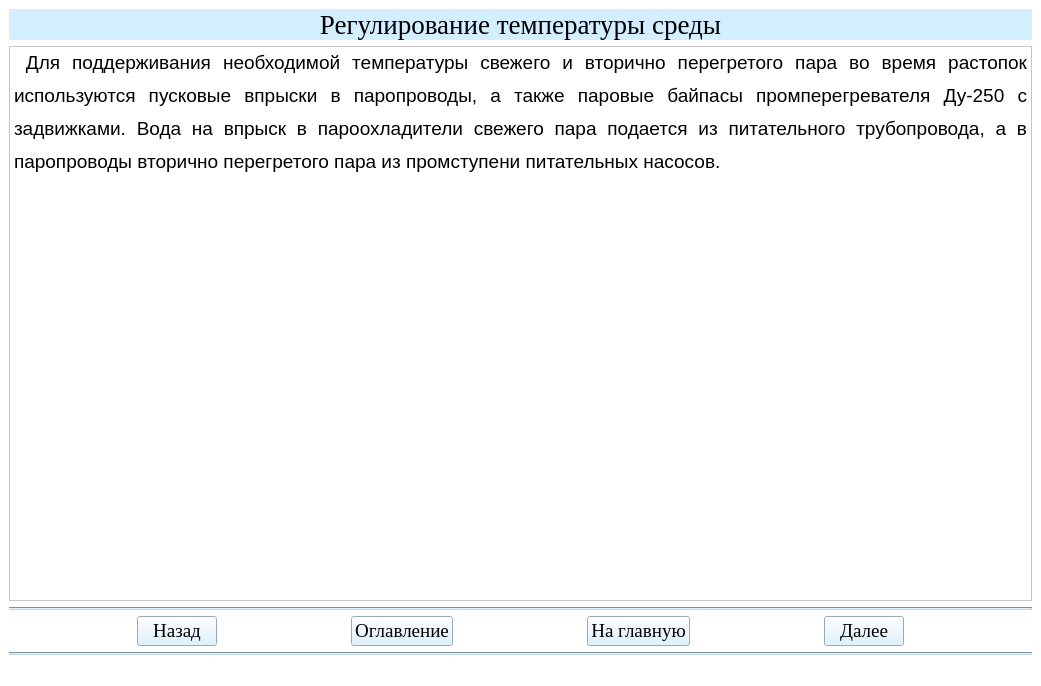
<?xml version="1.0" encoding="UTF-8"?>
<ui version="4.0">
 <class>Teoria12Window</class>
 <widget class="QMainWindow" name="Teoria12Window">
  <property name="geometry">
   <rect>
    <x>0</x>
    <y>0</y>
    <width>1041</width>
    <height>686</height>
   </rect>
  </property>
  <property name="windowTitle">
   <string>АУК</string>
  </property>
  <property name="styleSheet">
   <string notr="true">background-color: rgb(255, 255, 255);</string>
  </property>
  <widget class="QWidget" name="centralwidget">
   <layout class="QGridLayout" name="gridLayout">
    <item row="1" column="0">
     <widget class="QTextBrowser" name="textBrowser">
      <property name="html">
       <string>&lt;!DOCTYPE HTML PUBLIC &quot;-//W3C//DTD HTML 4.0//EN&quot; &quot;http://www.w3.org/TR/REC-html40/strict.dtd&quot;&gt;
&lt;html&gt;&lt;head&gt;&lt;meta name=&quot;qrichtext&quot; content=&quot;1&quot; /&gt;&lt;style type=&quot;text/css&quot;&gt;
p, li { white-space: pre-wrap; }
&lt;/style&gt;&lt;/head&gt;&lt;body style=&quot; font-family:'MS Shell Dlg 2'; font-size:8.25pt; font-weight:400; font-style:normal;&quot;&gt;
&lt;p align=&quot;justify&quot; style=&quot; margin-top:12px; margin-bottom:0px; margin-left:0px; margin-right:0px; -qt-block-indent:0; text-indent:0px; line-height:150%;&quot;&gt;&lt;span style=&quot; font-family:'Times New Roman,serif'; font-size:14pt;&quot;&gt; Для поддерживания необходимой температуры свежего и вторично перегретого пара во время растопок используются пусковые впрыски в паропроводы, а также паровые байпасы промперегревателя Ду-250 с задвижками. Вода на впрыск в пароохладители свежего пара подается из питательного трубопровода, а в паропроводы вторично перегретого пара из промступени питательных насосов.&lt;/span&gt;&lt;span style=&quot; font-size:8pt;&quot;&gt; &lt;/span&gt;&lt;/p&gt;&lt;/body&gt;&lt;/html&gt;</string>
      </property>
     </widget>
    </item>
    <item row="7" column="0">
     <widget class="Line" name="line_2">
      <property name="styleSheet">
       <string notr="true">background-color: rgb(191, 216, 230);</string>
      </property>
      <property name="orientation">
       <enum>Qt::Horizontal</enum>
      </property>
     </widget>
    </item>
    <item row="6" column="0">
     <layout class="QHBoxLayout" name="horizontalLayout">
      <item>
       <spacer name="horizontalSpacer_2">
        <property name="orientation">
         <enum>Qt::Horizontal</enum>
        </property>
        <property name="sizeHint" stdset="0">
         <size>
          <width>40</width>
          <height>20</height>
         </size>
        </property>
       </spacer>
      </item>
      <item>
       <widget class="QPushButton" name="btn_return12">
        <property name="sizePolicy">
         <sizepolicy hsizetype="Minimum" vsizetype="Fixed">
          <horstretch>0</horstretch>
          <verstretch>0</verstretch>
         </sizepolicy>
        </property>
        <property name="font">
         <font>
          <family>Times New Roman</family>
          <pointsize>14</pointsize>
          <weight>50</weight>
          <bold>false</bold>
         </font>
        </property>
        <property name="styleSheet">
         <string notr="true">background-color: rgb(211, 239, 255);
color: rgb(0, 0, 0);</string>
        </property>
        <property name="text">
         <string>Назад</string>
        </property>
       </widget>
      </item>
      <item>
       <spacer name="horizontalSpacer_5">
        <property name="orientation">
         <enum>Qt::Horizontal</enum>
        </property>
        <property name="sizeHint" stdset="0">
         <size>
          <width>40</width>
          <height>20</height>
         </size>
        </property>
       </spacer>
      </item>
      <item>
       <widget class="QPushButton" name="btn_oglavlenie12">
        <property name="font">
         <font>
          <family>Times New Roman</family>
          <pointsize>14</pointsize>
         </font>
        </property>
        <property name="styleSheet">
         <string notr="true">background-color: rgb(211, 239, 255);
color: rgb(0, 0, 0);</string>
        </property>
        <property name="text">
         <string>Оглавление</string>
        </property>
       </widget>
      </item>
      <item>
       <spacer name="horizontalSpacer">
        <property name="orientation">
         <enum>Qt::Horizontal</enum>
        </property>
        <property name="sizeHint" stdset="0">
         <size>
          <width>40</width>
          <height>20</height>
         </size>
        </property>
       </spacer>
      </item>
      <item>
       <widget class="QPushButton" name="btn_glavnaya12">
        <property name="font">
         <font>
          <family>Times New Roman</family>
          <pointsize>14</pointsize>
          <weight>50</weight>
          <bold>false</bold>
         </font>
        </property>
        <property name="styleSheet">
         <string notr="true">background-color: rgb(211, 239, 255);
color: rgb(0, 0, 0);</string>
        </property>
        <property name="text">
         <string>На главную</string>
        </property>
       </widget>
      </item>
      <item>
       <spacer name="horizontalSpacer_3">
        <property name="orientation">
         <enum>Qt::Horizontal</enum>
        </property>
        <property name="sizeHint" stdset="0">
         <size>
          <width>40</width>
          <height>20</height>
         </size>
        </property>
       </spacer>
      </item>
      <item>
       <widget class="QPushButton" name="btn_dalee12">
        <property name="font">
         <font>
          <family>Times New Roman</family>
          <pointsize>14</pointsize>
          <weight>50</weight>
          <bold>false</bold>
         </font>
        </property>
        <property name="styleSheet">
         <string notr="true">background-color: rgb(211, 239, 255);
color: rgb(0, 0, 0);</string>
        </property>
        <property name="text">
         <string>Далее</string>
        </property>
       </widget>
      </item>
      <item>
       <spacer name="horizontalSpacer_4">
        <property name="orientation">
         <enum>Qt::Horizontal</enum>
        </property>
        <property name="sizeHint" stdset="0">
         <size>
          <width>40</width>
          <height>20</height>
         </size>
        </property>
       </spacer>
      </item>
     </layout>
    </item>
    <item row="5" column="0">
     <widget class="Line" name="line">
      <property name="styleSheet">
       <string notr="true">background-color: rgb(191, 216, 230);</string>
      </property>
      <property name="orientation">
       <enum>Qt::Horizontal</enum>
      </property>
     </widget>
    </item>
    <item row="0" column="0">
     <widget class="QLabel" name="label_3">
      <property name="font">
       <font>
        <family>Times New Roman</family>
        <pointsize>20</pointsize>
       </font>
      </property>
      <property name="styleSheet">
       <string notr="true">background-color: rgb(211, 239, 255);</string>
      </property>
      <property name="text">
       <string>Регулирование температуры среды</string>
      </property>
      <property name="alignment">
       <set>Qt::AlignCenter</set>
      </property>
     </widget>
    </item>
   </layout>
  </widget>
  <widget class="QStatusBar" name="statusbar"/>
 </widget>
 <resources/>
 <connections/>
</ui>
